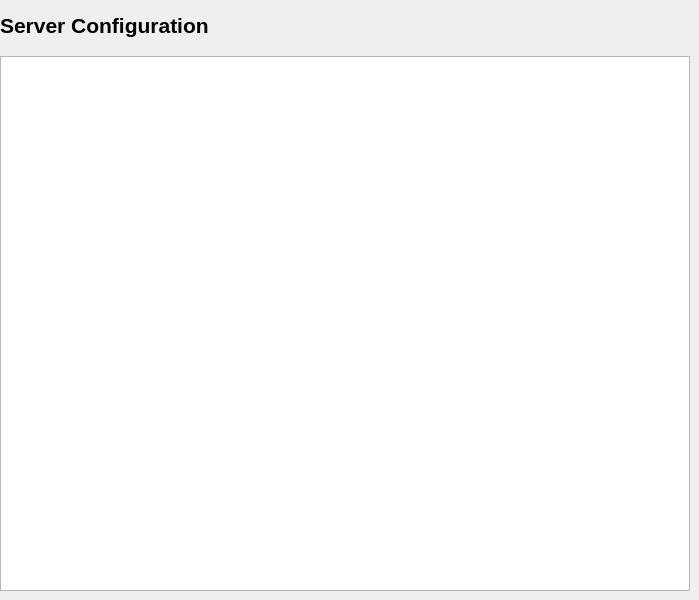
         <widget class="QWidget" name="configuration">
          <widget class="QWidget" name="widget" native="true">
           <property name="geometry">
            <rect>
             <x>0</x>
             <y>0</y>
             <width>690</width>
             <height>591</height>
            </rect>
           </property>
           <property name="sizePolicy">
            <sizepolicy hsizetype="Fixed" vsizetype="Fixed">
             <horstretch>0</horstretch>
             <verstretch>0</verstretch>
            </sizepolicy>
           </property>
           <layout class="QVBoxLayout" name="verticalLayout_6">
            <item>
             <widget class="QLabel" name="label_3">
              <property name="sizePolicy">
               <sizepolicy hsizetype="Fixed" vsizetype="Fixed">
                <horstretch>0</horstretch>
                <verstretch>0</verstretch>
               </sizepolicy>
              </property>
              <property name="maximumSize">
               <size>
                <width>16777215</width>
                <height>50</height>
               </size>
              </property>
              <property name="font">
               <font>
                <pointsize>16</pointsize>
                <bold>true</bold>
               </font>
              </property>
              <property name="text">
               <string>Server Configuration</string>
              </property>
             </widget>
            </item>
            <item>
             <widget class="QTableWidget" name="table">
              <property name="sizePolicy">
               <sizepolicy hsizetype="Fixed" vsizetype="Fixed">
                <horstretch>0</horstretch>
                <verstretch>0</verstretch>
               </sizepolicy>
              </property>
              <property name="maximumSize">
               <size>
                <width>690</width>
                <height>600</height>
               </size>
              </property>
             </widget>
            </item>
           </layout>
          </widget>
         </widget>
